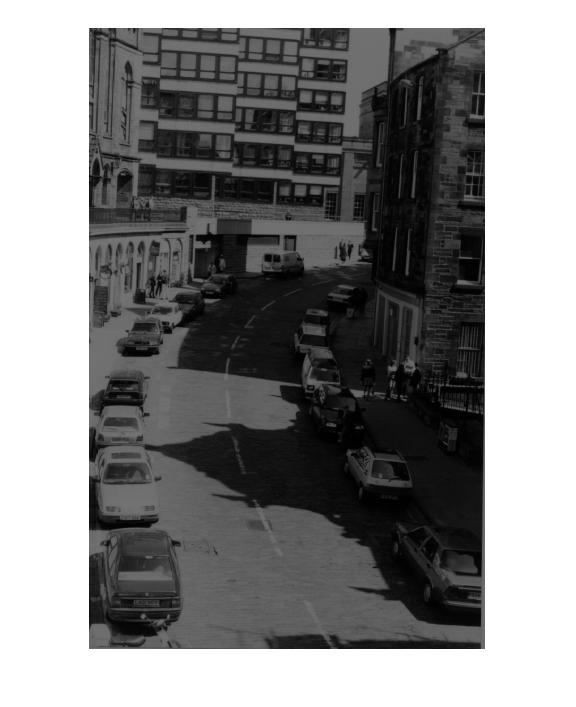
%> input picture Assign1/Uexposed.jpg, 576 x 707 px
$ octave Problem2_Histogram.m   (GNU Octave 9; MATLAB toolbox functions it lacks are replaced by stand-ins)
%> lines starting %> are read from the running program, lines starting %| are printed output that depends on the picture
%Program for problem 2:
%reading the under exposed image
Ue = imread('Uexposed.jpg');
%> Ue is the input picture: size 707x576x3 uint8; min 0, max 255, mean 134.1
% converting to gray scale image
I = rgb2gray(Ue);
% displaying the histogram of the image
imhist(I);
title('Under exposed Histogram Original');
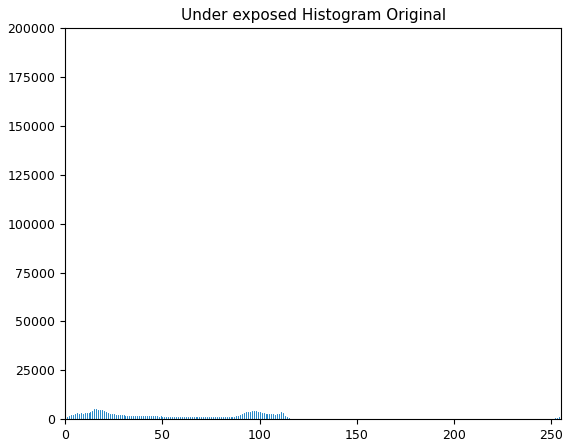
%> figure redrawn from the program's plot data; highest point at x = 255, y = 158536
% histogram equalization
I1 = histeq(I,256);
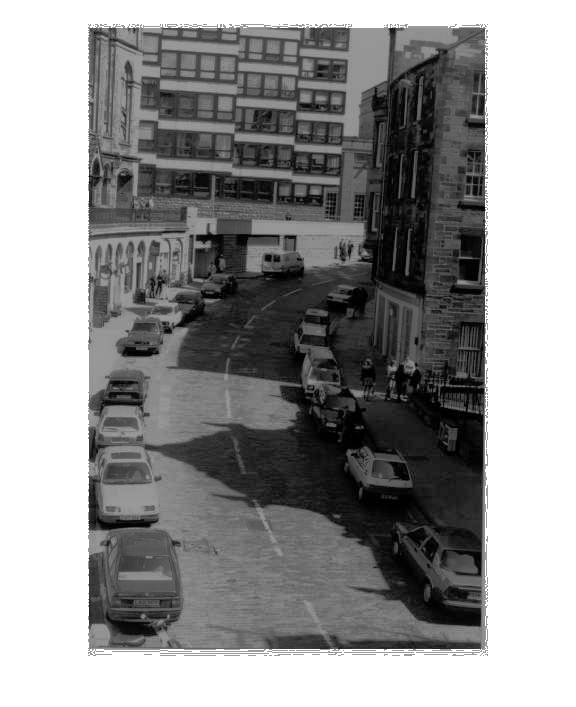
%> I1: size 707x576 uint8; min 0, max 255, mean 146.9
% histogram of output image
imhist(I1);
title('Under exposed Histogram After Histogram equalization');
%> figure, not shown here; highest point at x = 255, y = 158536
figure, imshow(I);
title('Original under exposed image');
figure, imshow(I1);
title('Under exposed image after histogram equalization');
% reading the over exposed image
Oe = imread('Oexposed.jpg');
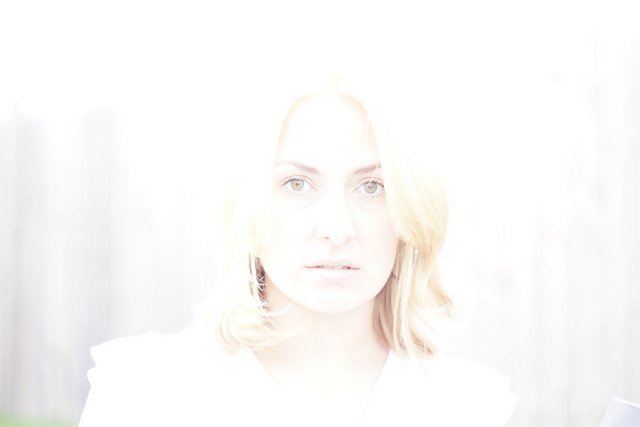
%> input picture Assign1/Oexposed.jpg, 640 x 427 px
%> Oe is the input picture: size 427x640x3 uint8; mean R, G, B 250.5, 249.3, 248.1
% converting color image to grey scale
A = rgb2gray(Oe);
% displaying the histogram of the image
imhist(A);
title('Over exposed Histogram Original');
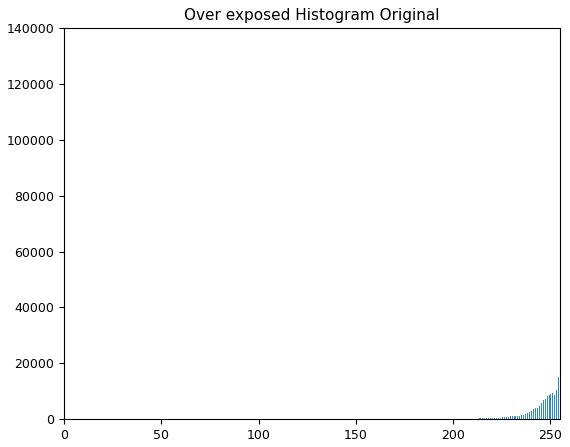
%> figure redrawn from the program's plot data; highest point at x = 255, y = 136699
% histogram equalization
A1 = histeq(A,256);
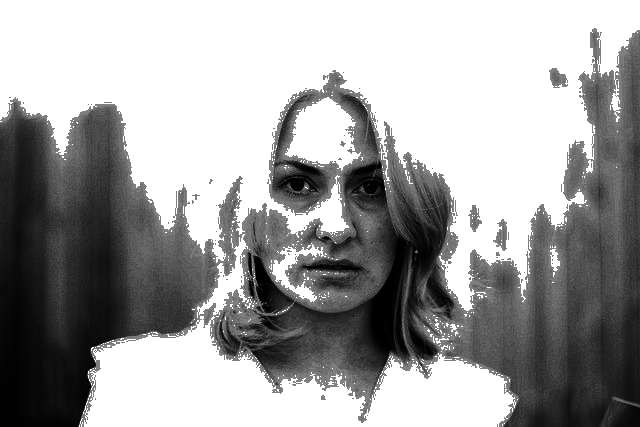
%> A1: size 427x640 uint8; min 0, max 255, mean 160.7
% histogram of output image
imhist(A1);
title('Over exposed Histogram After Histogram equalization');
%> figure, not shown here; highest point at x = 255, y = 136699
figure, imshow(A);
title('Original over exposed image');
figure, imshow(A1);
title('Over exposed after histogram equalization');
%end
